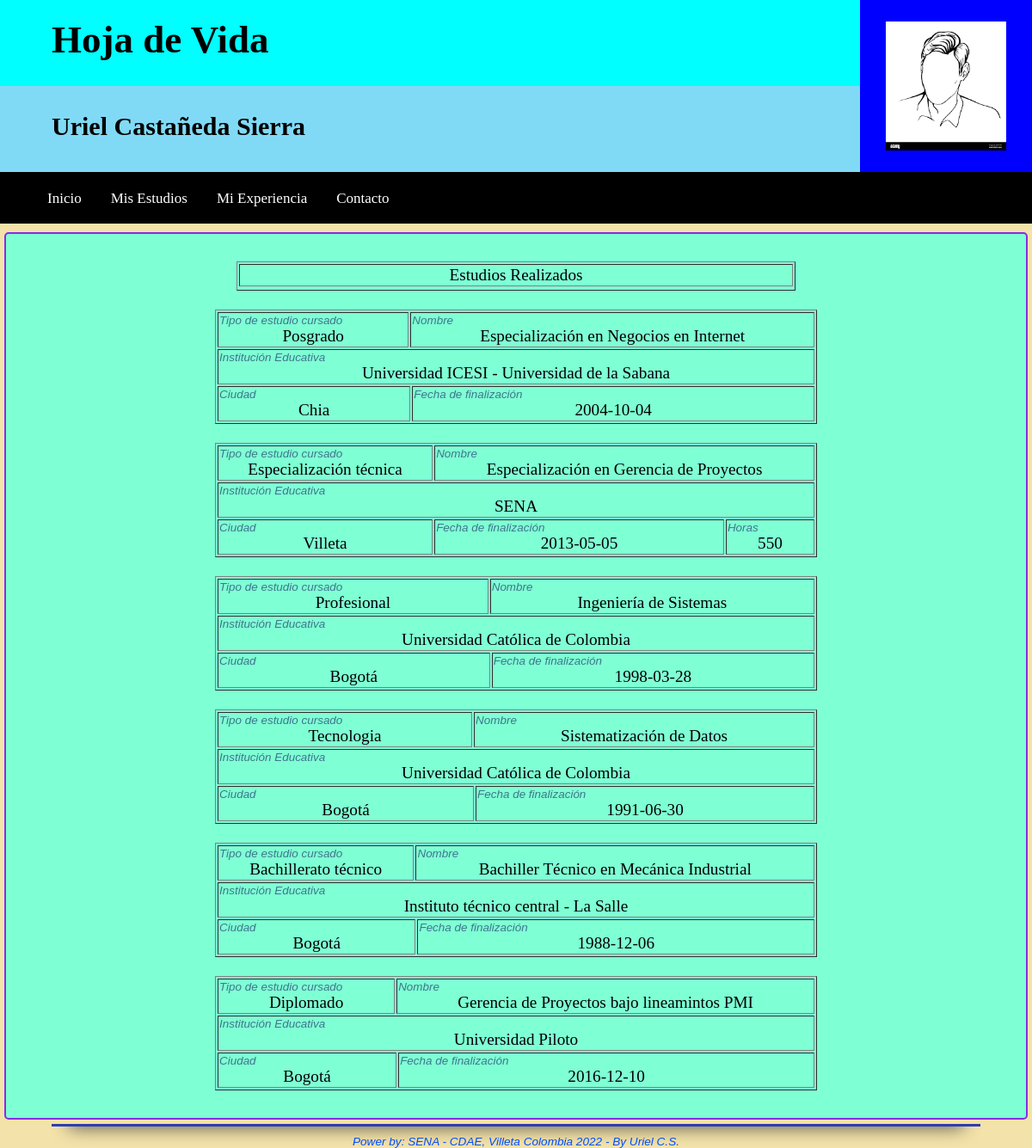
Page /misestudios.php on the committed database.
### tables this page shows
CREATE TABLE  estudios (
    id  			 int PRIMARY KEY NOT NULL AUTO_INCREMENT,
    tipo_estudio	 varchar (25) NOT NULL,
    nombre_estudio	 varchar (60) NOT NULL,    
	institucion_educ varchar (60) NOT NULL,
	ciudad			 varchar (40),
	fecha_graduacion DATE,
	cantidad_horas   int );

### misestudios.php (the view, shortened to what this page needs)
<!DOCTYPE html>
<html lang="es">
	<head>
	   <link rel="stylesheet" type="text/css" href="css/style.css">
	</head>
	<body>
<?php
    include("header.php");
    include("nav.php");
    include("./include/conect.php");
?>
    <main>
<?php
$LinkBD = Conectarse($SERVIDOR , $USUARIO , $CONTRASENA , $BASEDATOS);
$ScriptSQL = "SELECT * FROM estudios";
if ($DatosEstudio = mysqli_query($LinkBD, $ScriptSQL )) {
	echo "<section id='section_misestudios'> ";
	echo "<br>";
	echo "<table width='650' border='1' class='tabla' align='center'>";
	echo "<tr><td colspan='3' class='titulotabla'>Estudios Realizados</td></tr>";
	echo "<tr class='titulotabla'></tr></table>";
	echo "<br>";
	while($fila = mysqli_fetch_array($DatosEstudio)){
		if (is_null($fila['cantidad_horas'])) {
			$Horas = 0;
			$HorasColspan = "colspan='2'";
		}
		else {
			$Horas = $fila['cantidad_horas'];
			$HorasColspan = "";
		}
		echo "<table width='700' border='1' class='tabla' align='center' >";
		echo "<tr class='listado'>";
		echo "<td><div class='labelTab1'>Tipo de estudio cursado<br></div>" . $fila['tipo_estudio'] . "</td>";
		echo "<td colspan='2' ><div class='labelTab1'>Nombre<br></div>" . $fila['nombre_estudio'] . "</td>";
		echo "</tr>";
		echo "<td colspan='3' ><div class='labelTab1'>Institución Educativa<br></div>" . $fila['institucion_educ'] . "</td>";
		echo "<td $HorasColspan><div class='labelTab1'>Ciudad<br></div>" . $fila['ciudad'] . "</td>";
		echo "<td><div class='labelTab1'>Fecha de finalización<br></div>" . $fila['fecha_graduacion'] . "</td>";
		if ($Horas>0) echo "<td><div class='labelTab1'>Horas<br></div>$Horas</td>";
		echo "</table><br>";
		}
	echo "</section>";
  }
  else {
    printf("Hubo errores al leer los datos");
  }
?>
	</main>
<?php
    include("footer.php");
?>
	</body>
</html>

### header.php (shortened to what this page needs)
  <link rel="stylesheet" type="text/css" href="css/style.css">
 <header>
   <figure id="foto_hv">
	<img src="imagenes/foto_hv1.png"
	alt="Foto HV"
	title="Foto uriel" height="150">
   </figure>
<div id="titulo">
	<p>Hoja de Vida</p>
</div>
<div id="subtitulo">
	<p>Uriel Castañeda Sierra</p>
</div>
 </header>

### nav.php (shortened to what this page needs)
 <link rel="stylesheet" type="text/css" href="css/style.css">
<nav>
	<ul>
		<li><a id="inicio"; href="index.php">Inicio</a></li>
		<li><a href="misestudios.php">Mis Estudios</a></li>
		<li><a href="miexperiencia.php">Mi Experiencia</a></li>
		<li><a id="contacto"; href="contacto.php">Contacto</a></li>
	</ul>
</nav>

### footer.php (shortened to what this page needs)
 <link rel="stylesheet" type="text/css" href="css/style.css">
 <footer>
	Power by: SENA - CDAE, Villeta Colombia 2022 - By Uriel C.S.
</footer>

### css/style.css (style rules this page uses)
body { background: #F3E2A9; width: 100%px; margin: 0 auto; }
#foto_hv { width: 200px; height: 200px; display: flex; justify-content: center; align-items: center; background: blue; float: right; margin: 0; transition: 2s; }
#titulo { width: calc(100% - 200px); height: 100px; background: cyan; float: left; }
#subtitulo { width: calc(100% - 200px); height: 100px; background: #81DAF5; float: left; }
#titulo p { font-size: 45px; margin-top: 20px; margin-left: 60px; font-weight: bold; }
#subtitulo p { font-size: 30px; margin-left: 60px; font-weight: bold; }
nav { width: 100%; height: 60px; background: black; float: left; }
nav ul li { display: inline-block; margin: 5px 15px 5px 15px; }
nav ul li a { color:white; font-size:17px; text-decoration: none; transition: .3s; }
section, aside { display: inline-block; margin: 10px 5px 5px 5px; vertical-align: top; text-align: justify; }
section { background-color: aquamarine; border: 2px solid blueviolet; border-radius: 5px; font-size: 1.2em; text-align: justify; padding: 10px; }
#section_misestudios { width: calc(100% - 34px); justify-content: center; text-align: center; }
.labelTab1 { text-align: left; font-family: sans-serif; font-style: italic; font-size: 0.7em; color: rgba(36, 59, 112, 0.705); }
footer { text-align: center; font-family: sans-serif; font-style: italic; font-size: 0.85em; color: rgb(0, 76, 255); }

### rows in the picture
estudios: tipo_estudio "Posgrado", nombre_estudio "Especialización en Negocios en Internet", institucion_educ "Universidad ICESI - Universidad de la Sabana", ciudad "Chia", fecha_graduacion "2004-10-04"
estudios: tipo_estudio "Especialización técnica", nombre_estudio "Especialización en Gerencia de Proyectos", institucion_educ "SENA", ciudad "Villeta", fecha_graduacion "2013-05-05", cantidad_horas "550"
estudios: tipo_estudio "Profesional", nombre_estudio "Ingeniería de Sistemas", institucion_educ "Universidad Católica de Colombia", ciudad "Bogotá", fecha_graduacion "1998-03-28"
estudios: tipo_estudio "Tecnologia", nombre_estudio "Sistematización de Datos", institucion_educ "Universidad Católica de Colombia", ciudad "Bogotá", fecha_graduacion "1991-06-30"
estudios: tipo_estudio "Bachillerato técnico", nombre_estudio "Bachiller Técnico en Mecánica Industrial", institucion_educ "Instituto técnico central - La Salle", ciudad "Bogotá", fecha_graduacion "1988-12-06"
estudios: tipo_estudio "Diplomado", nombre_estudio "Gerencia de Proyectos bajo lineamintos PMI", institucion_educ "Universidad Piloto", ciudad "Bogotá", fecha_graduacion "2016-12-10"
